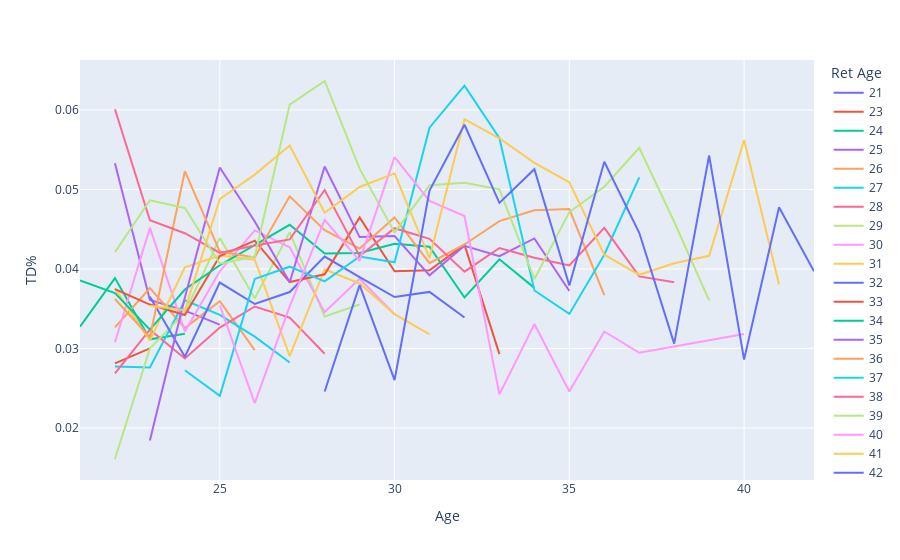

Notebook source saved alongside this figure:
### Code cell
px.line(ret_passing, x = 'Age', y = 'TD%', color = 'Ret Age')

### Figure 1 — Plotly figure (JSON) as saved in the notebook; plotly's stock layout.template omitted (floating-point values rounded to 4 significant figures)
{"data": [{"hovertemplate": "Ret Age=21<br>Age=%{x}<br>TD%=%{y}<extra></extra>", "legendgroup": "21", "line": {"color": "#636efa", "dash": "solid"}, "mode": "lines", "name": "21", "orientation": "v", "showlegend": true, "type": "scatter", "x": [21], "xaxis": "x", "y": [0.02227], "yaxis": "y"}, {"hovertemplate": "Ret Age=23<br>Age=%{x}<br>TD%=%{y}<extra></extra>", "legendgroup": "23", "line": {"color": "#EF553B", "dash": "solid"}, "mode": "lines", "name": "23", "orientation": "v", "showlegend": true, "type": "scatter", "x": [22, 23], "xaxis": "x", "y": [0.02812, 0.03], "yaxis": "y"}, {"hovertemplate": "Ret Age=24<br>Age=%{x}<br>TD%=%{y}<extra></extra>", "legendgroup": "24", "line": {"color": "#00cc96", "dash": "solid"}, "mode": "lines", "name": "24", "orientation": "v", "showlegend": true, "type": "scatter", "x": [21, 22, 23, 24], "xaxis": "x", "y": [0.03273, 0.03885, 0.03114, 0.03186], "yaxis": "y"}, {"hovertemplate": "Ret Age=25<br>Age=%{x}<br>TD%=%{y}<extra></extra>", "legendgroup": "25", "line": {"color": "#ab63fa", "dash": "solid"}, "mode": "lines", "name": "25", "orientation": "v", "showlegend": true, "type": "scatter", "x": [22, 23, 24, 25], "xaxis": "x", "y": [0.05328, 0.0361, 0.03476, 0.033], "yaxis": "y"}, {"hovertemplate": "Ret Age=26<br>Age=%{x}<br>TD%=%{y}<extra></extra>", "legendgroup": "26", "line": {"color": "#FFA15A", "dash": "solid"}, "mode": "lines", "name": "26", "orientation": "v", "showlegend": true, "type": "scatter", "x": [22, 23, 24, 25, 26], "xaxis": "x", "y": [0.03264, 0.03761, 0.03257, 0.03594, 0.02979], "yaxis": "y"}, {"hovertemplate": "Ret Age=27<br>Age=%{x}<br>TD%=%{y}<extra></extra>", "legendgroup": "27", "line": {"color": "#19d3f3", "dash": "solid"}, "mode": "lines", "name": "27", "orientation": "v", "showlegend": true, "type": "scatter", "x": [22, 23, 24, 25, 26, 27], "xaxis": "x", "y": [0.02773, 0.02761, 0.03605, 0.03421, 0.03148, 0.02822], "yaxis": "y"}, {"hovertemplate": "Ret Age=28<br>Age=%{x}<br>TD%=%{y}<extra></extra>", "legendgroup": "28", "line": {"color": "#FF6692", "dash": "solid"}, "mode": "lines", "name": "28", "orientation": "v", "showlegend": true, "type": "scatter", "x": [22, 23, 24, 25, 26, 27, 28], "xaxis": "x", "y": [0.02686, 0.03236, 0.02874, 0.03262, 0.03528, 0.03387, 0.02933], "yaxis": "y"}, {"hovertemplate": "Ret Age=29<br>Age=%{x}<br>TD%=%{y}<extra></extra>", "legendgroup": "29", "line": {"color": "#B6E880", "dash": "solid"}, "mode": "lines", "name": "29", "orientation": "v", "showlegend": true, "type": "scatter", "x": [22, 23, 24, 25, 26, 27, 28, 29], "xaxis": "x", "y": [0.01609, 0.03, 0.03453, 0.04388, 0.0363, 0.04461, 0.03403, 0.03552], "yaxis": "y"}, {"hovertemplate": "Ret Age=30<br>Age=%{x}<br>TD%=%{y}<extra></extra>", "legendgroup": "30", "line": {"color": "#FF97FF", "dash": "solid"}, "mode": "lines", "name": "30", "orientation": "v", "showlegend": true, "type": "scatter", "x": [22, 23, 24, 25, 26, 27, 28, 29, 30], "xaxis": "x", "y": [0.03078, 0.04519, 0.03214, 0.03971, 0.04485, 0.04273, 0.03456, 0.03877, 0.0343], "yaxis": "y"}, {"hovertemplate": "Ret Age=31<br>Age=%{x}<br>TD%=%{y}<extra></extra>", "legendgroup": "31", "line": {"color": "#FECB52", "dash": "solid"}, "mode": "lines", "name": "31", "orientation": "v", "showlegend": true, "type": "scatter", "x": [22, 23, 24, 25, 26, 27, 28, 29, 30, 31], "xaxis": "x", "y": [0.03756, 0.03099, 0.04021, 0.04169, 0.04115, 0.02902, 0.03997, 0.03817, 0.0343, 0.03178], "yaxis": "y"}, {"hovertemplate": "Ret Age=32<br>Age=%{x}<br>TD%=%{y}<extra></extra>", "legendgroup": "32", "line": {"color": "#636efa", "dash": "solid"}, "mode": "lines", "name": "32", "orientation": "v", "showlegend": true, "type": "scatter", "x": [23, 24, 25, 26, 27, 28, 29, 30, 31, 32], "xaxis": "x", "y": [0.03649, 0.02894, 0.03829, 0.03559, 0.0371, 0.04155, 0.03896, 0.03646, 0.03711, 0.0339], "yaxis": "y"}, {"hovertemplate": "Ret Age=33<br>Age=%{x}<br>TD%=%{y}<extra></extra>", "legendgroup": "33", "line": {"color": "#EF553B", "dash": "solid"}, "mode": "lines", "name": "33", "orientation": "v", "showlegend": true, "type": "scatter", "x": [22, 23, 24, 25, 26, 27, 28, 29, 30, 31, 32, 33], "xaxis": "x", "y": [0.03746, 0.03552, 0.0342, 0.04161, 0.04356, 0.03835, 0.03933, 0.04648, 0.03972, 0.03984, 0.04304, 0.02928], "yaxis": "y"}, {"hovertemplate": "Ret Age=34<br>Age=%{x}<br>TD%=%{y}<extra></extra>", "legendgroup": "34", "line": {"color": "#00cc96", "dash": "solid"}, "mode": "lines", "name": "34", "orientation": "v", "showlegend": true, "type": "scatter", "x": [21, 22, 23, 24, 25, 26, 27, 28, 29, 30, 31, 32, 33, 34], "xaxis": "x", "y": [0.03857, 0.03697, 0.03237, 0.03741, 0.04047, 0.043, 0.04555, 0.04193, 0.04201, 0.04317, 0.0428, 0.03641, 0.04121, 0.03762], "yaxis": "y"}, {"hovertemplate": "Ret Age=35<br>Age=%{x}<br>TD%=%{y}<extra></extra>", "legendgroup": "35", "line": {"color": "#ab63fa", "dash": "solid"}, "mode": "lines", "name": "35", "orientation": "v", "showlegend": true, "type": "scatter", "x": [23, 24, 25, 26, 27, 28, 29, 30, 31, 32, 33, 34, 35], "xaxis": "x", "y": [0.01842, 0.03641, 0.05277, 0.04597, 0.03833, 0.05289, 0.04401, 0.04414, 0.0392, 0.04292, 0.0416, 0.04384, 0.03723], "yaxis": "y"}, {"hovertemplate": "Ret Age=36<br>Age=%{x}<br>TD%=%{y}<extra></extra>", "legendgroup": "36", "line": {"color": "#FFA15A", "dash": "solid"}, "mode": "lines", "name": "36", "orientation": "v", "showlegend": true, "type": "scatter", "x": [22, 23, 24, 25, 26, 27, 28, 29, 30, 31, 32, 33, 34, 35, 36], "xaxis": "x", "y": [0.03622, 0.03141, 0.0523, 0.04218, 0.04145, 0.04914, 0.04488, 0.04256, 0.04648, 0.04073, 0.04308, 0.04602, 0.04739, 0.04753, 0.03671], "yaxis": "y"}, {"hovertemplate": "Ret Age=37<br>Age=%{x}<br>TD%=%{y}<extra></extra>", "legendgroup": "37", "line": {"color": "#19d3f3", "dash": "solid"}, "mode": "lines", "name": "37", "orientation": "v", "showlegend": true, "type": "scatter", "x": [24, 25, 26, 27, 28, 29, 30, 31, 32, 33, 34, 35, 36, 37], "xaxis": "x", "y": [0.02725, 0.02403, 0.03874, 0.04028, 0.03843, 0.04156, 0.04083, 0.05778, 0.06305, 0.05644, 0.03729, 0.03434, 0.04179, 0.05151], "yaxis": "y"}, {"hovertemplate": "Ret Age=38<br>Age=%{x}<br>TD%=%{y}<extra></extra>", "legendgroup": "38", "line": {"color": "#FF6692", "dash": "solid"}, "mode": "lines", "name": "38", "orientation": "v", "showlegend": true, "type": "scatter", "x": [22, 23, 24, 25, 26, 27, 28, 29, 30, 31, 32, 33, 34, 35, 36, 37, 38], "xaxis": "x", "y": [0.06008, 0.04612, 0.04449, 0.04201, 0.04294, 0.04371, 0.04993, 0.04162, 0.04512, 0.04378, 0.03966, 0.04263, 0.04141, 0.04045, 0.04517, 0.03906, 0.03832], "yaxis": "y"}, {"hovertemplate": "Ret Age=39<br>Age=%{x}<br>TD%=%{y}<extra></extra>", "legendgroup": "39", "line": {"color": "#B6E880", "dash": "solid"}, "mode": "lines", "name": "39", "orientation": "v", "showlegend": true, "type": "scatter", "x": [22, 23, 24, 25, 26, 27, 28, 29, 30, 31, 32, 33, 34, 35, 36, 37, 38, 39], "xaxis": "x", "y": [0.04211, 0.04864, 0.04767, 0.04066, 0.04156, 0.06068, 0.06364, 0.05262, 0.04459, 0.05052, 0.05085, 0.05002, 0.03872, 0.04716, 0.05034, 0.05525, 0.04593, 0.03605], "yaxis": "y"}, {"hovertemplate": "Ret Age=40<br>Age=%{x}<br>TD%=%{y}<extra></extra>", "legendgroup": "40", "line": {"color": "#FF97FF", "dash": "solid"}, "mode": "lines", "name": "40", "orientation": "v", "showlegend": true, "type": "scatter", "x": [25, 26, 27, 28, 29, 30, 31, 32, 33, 34, 35, 36, 37, 40], "xaxis": "x", "y": [0.0354, 0.02312, 0.03529, 0.04618, 0.04103, 0.05406, 0.04855, 0.04666, 0.02421, 0.03306, 0.02459, 0.03213, 0.02945, 0.03183], "yaxis": "y"}, {"hovertemplate": "Ret Age=41<br>Age=%{x}<br>TD%=%{y}<extra></extra>", "legendgroup": "41", "line": {"color": "#FECB52", "dash": "solid"}, "mode": "lines", "name": "41", "orientation": "v", "showlegend": true, "type": "scatter", "x": [23, 24, 25, 26, 27, 28, 29, 30, 31, 32, 33, 34, 35, 36, 37, 38, 39, 40, 41], "xaxis": "x", "y": [0.03537, 0.0348, 0.04879, 0.05187, 0.05553, 0.04706, 0.05031, 0.05202, 0.04135, 0.05884, 0.05644, 0.05336, 0.0509, 0.04179, 0.03926, 0.04072, 0.04165, 0.05622, 0.03805], "yaxis": "y"}, {"hovertemplate": "Ret Age=42<br>Age=%{x}<br>TD%=%{y}<extra></extra>", "legendgroup": "42", "line": {"color": "#636efa", "dash": "solid"}, "mode": "lines", "name": "42", "orientation": "v", "showlegend": true, "type": "scatter", "x": [28, 29, 30, 31, 32, 33, 34, 35, 36, 37, 38, 39, 40, 41, 42], "xaxis": "x", "y": [0.02457, 0.03797, 0.02602, 0.04985, 0.05814, 0.04831, 0.05255, 0.03793, 0.05348, 0.04455, 0.0306, 0.05426, 0.0286, 0.04776, 0.03971], "yaxis": "y"}], "layout": {"legend": {"title": {"text": "Ret Age"}, "tracegroupgap": 0}, "margin": {"t": 60}, "xaxis": {"anchor": "y", "domain": [0, 1], "title": {"text": "Age"}}, "yaxis": {"anchor": "x", "domain": [0, 1], "title": {"text": "TD%"}}}}
